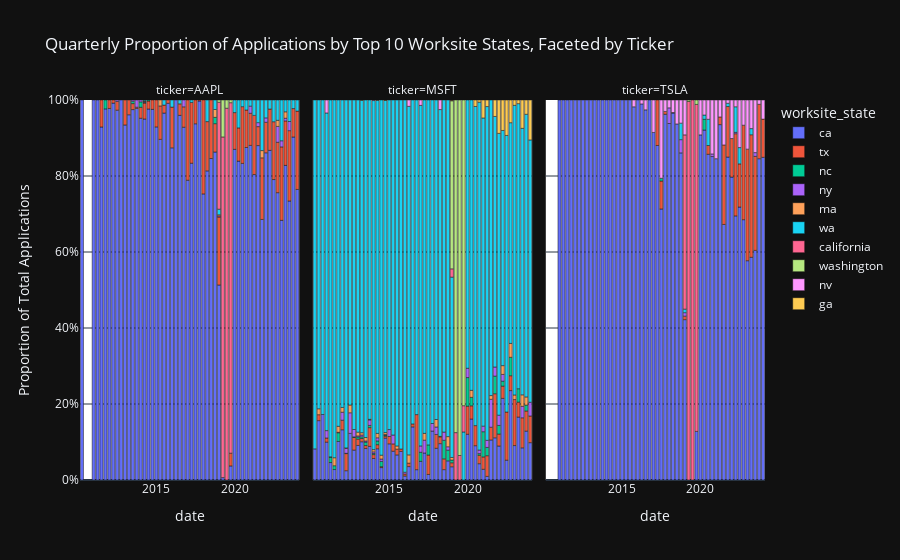

Here is the notebook cell this chart was saved with:
### Code cell
import pandas as pd
import plotly.express as px

# Assuming df_visa is your DataFrame and includes 'date', 'case_status', and 'worksite_state'
# Convert 'date' column to datetime if it's not already
# df_visa['date'] = pd.to_datetime(df_visa['date'])
# Identify the top 10 states based on total application volume
top_states = df_visa['worksite_state'].value_counts().nlargest(10).index

# Filter the DataFrame for only the top 10 states
df_visa_filtered = df_visa[df_visa['worksite_state'].isin(top_states)]

# Group by state and ticker, resample quarterly
df_resampled = df_visa_filtered.groupby(['ticker', 'worksite_state', pd.Grouper(level='date', freq='Q')]).size().reset_index(name='counts')

# Calculate the total applications per ticker and date
total_counts = df_resampled.groupby(['ticker', 'date'])['counts'].sum().reset_index(name='total_counts')

# Merge back to calculate proportions
df_resampled = df_resampled.merge(total_counts, on=['ticker', 'date'])
df_resampled['proportion'] = df_resampled['counts'] / df_resampled['total_counts']

# Reshape the DataFrame from wide to long format for easier plotting with Plotly
df_long = df_resampled.melt(id_vars=['worksite_state', 'date', 'ticker'], value_vars=['proportion'], var_name='Metric', value_name='Value')

# Create the stacked bar chart, using faceting by ticker
fig = px.bar(df_long, 
             x='date', 
             y='Value', 
             color='worksite_state',  # Colors represent different worksite states
             barmode='relative',  # This ensures the bars are stacked showing the relative proportions
             facet_col='ticker',  # Faceting by ticker
             title='Quarterly Proportion of Applications by Top 10 Worksite States, Faceted by Ticker',
             labels={'Value': 'Proportion of Total Applications'},
             category_orders={"Metric": ["proportion"]})  # Optional: Orders the stack sequence

# Adjust y-axis to show proportions from 0 to 1
fig.update_layout(yaxis=dict(tickformat='.0%', range=[0, 1]))

# Optional: Adjust layout if faceting
fig.update_layout(
    autosize=True,
    plot_bgcolor='white'
)

# Show the plot
fig.show()

### Figure 1 — Plotly figure (JSON) as saved in the notebook; plotly's stock layout.template omitted (floating-point values rounded to 4 significant figures)
{"data": [{"alignmentgroup": "True", "hovertemplate": "worksite_state=ca<br>ticker=AAPL<br>date=%{x}<br>Proportion of Total Applications=%{y}<extra></extra>", "legendgroup": "ca", "marker": {"color": "#636efa", "pattern": {"shape": ""}}, "name": "ca", "offsetgroup": "ca", "orientation": "v", "showlegend": true, "textposition": "auto", "type": "bar", "x": ["2010-03-31T00:00:00", "2010-12-31T00:00:00", "2011-03-31T00:00:00", "2011-06-30T00:00:00", "2011-09-30T00:00:00", "2011-12-31T00:00:00", "2012-03-31T00:00:00", "2012-06-30T00:00:00", "2012-09-30T00:00:00", "2012-12-31T00:00:00", "2013-03-31T00:00:00", "2013-06-30T00:00:00", "2013-09-30T00:00:00", "2013-12-31T00:00:00", "2014-03-31T00:00:00", "2014-06-30T00:00:00", "2014-09-30T00:00:00", "2014-12-31T00:00:00", "2015-03-31T00:00:00", "2015-06-30T00:00:00", "2015-09-30T00:00:00", "2015-12-31T00:00:00", "2016-03-31T00:00:00", "2016-06-30T00:00:00", "2016-09-30T00:00:00", "2016-12-31T00:00:00", "2017-03-31T00:00:00", "2017-06-30T00:00:00", "2017-09-30T00:00:00", "2017-12-31T00:00:00", "2018-03-31T00:00:00", "2018-06-30T00:00:00", "2018-09-30T00:00:00", "2018-12-31T00:00:00", "2019-03-31T00:00:00", "2019-09-30T00:00:00", "2019-12-31T00:00:00", "2020-03-31T00:00:00", "2020-06-30T00:00:00", "2020-09-30T00:00:00", "2020-12-31T00:00:00", "2021-03-31T00:00:00", "2021-06-30T00:00:00", "2021-09-30T00:00:00", "2021-12-31T00:00:00", "2022-03-31T00:00:00", "2022-06-30T00:00:00", "2022-09-30T00:00:00", "2022-12-31T00:00:00", "2023-03-31T00:00:00", "2023-06-30T00:00:00", "2023-09-30T00:00:00", "2023-12-31T00:00:00"], "xaxis": "x", "y": [1, 1, 1, 0.929, 0.9766, 0.9778, 0.9918, 0.9732, 1, 0.9343, 0.9612, 0.9748, 0.9779, 0.9519, 0.95, 0.9763, 0.9754, 0.9292, 0.8964, 0.9656, 0.9913, 0.8741, 1, 0.9596, 0.9284, 0.7888, 0.8336, 0.9375, 0.9973, 0.7529, 0.8135, 0.846, 0.8631, 0.5132, 0.00627, 0.03704, 0.8702, 0.8392, 0.8332, 0.875, 0.8806, 0.8038, 0.88, 0.6857, 0.8611, 0.8675, 0.7907, 0.7561, 0.6833, 0.828, 0.7342, 0.9025, 0.7646], "yaxis": "y"}, {"alignmentgroup": "True", "hovertemplate": "worksite_state=ca<br>ticker=MSFT<br>date=%{x}<br>Proportion of Total Applications=%{y}<extra></extra>", "legendgroup": "ca", "marker": {"color": "#636efa", "pattern": {"shape": ""}}, "name": "ca", "offsetgroup": "ca", "orientation": "v", "showlegend": false, "textposition": "auto", "type": "bar", "x": ["2010-03-31T00:00:00", "2010-06-30T00:00:00", "2010-09-30T00:00:00", "2010-12-31T00:00:00", "2011-03-31T00:00:00", "2011-06-30T00:00:00", "2011-09-30T00:00:00", "2011-12-31T00:00:00", "2012-03-31T00:00:00", "2012-06-30T00:00:00", "2012-09-30T00:00:00", "2012-12-31T00:00:00", "2013-03-31T00:00:00", "2013-06-30T00:00:00", "2013-09-30T00:00:00", "2013-12-31T00:00:00", "2014-03-31T00:00:00", "2014-06-30T00:00:00", "2014-09-30T00:00:00", "2014-12-31T00:00:00", "2015-03-31T00:00:00", "2015-06-30T00:00:00", "2015-09-30T00:00:00", "2015-12-31T00:00:00", "2016-03-31T00:00:00", "2016-06-30T00:00:00", "2016-09-30T00:00:00", "2016-12-31T00:00:00", "2017-03-31T00:00:00", "2017-06-30T00:00:00", "2017-09-30T00:00:00", "2017-12-31T00:00:00", "2018-03-31T00:00:00", "2018-06-30T00:00:00", "2018-09-30T00:00:00", "2018-12-31T00:00:00", "2019-12-31T00:00:00", "2020-03-31T00:00:00", "2020-06-30T00:00:00", "2020-09-30T00:00:00", "2020-12-31T00:00:00", "2021-03-31T00:00:00", "2021-06-30T00:00:00", "2021-09-30T00:00:00", "2021-12-31T00:00:00", "2022-03-31T00:00:00", "2022-06-30T00:00:00", "2022-09-30T00:00:00", "2022-12-31T00:00:00", "2023-03-31T00:00:00", "2023-06-30T00:00:00", "2023-09-30T00:00:00", "2023-12-31T00:00:00"], "xaxis": "x2", "y": [0.08197, 0.1562, 0.1724, 0.09964, 0.04595, 0.02752, 0.1014, 0.1322, 0.02449, 0.1227, 0.07867, 0.09091, 0.1007, 0.08308, 0.08853, 0.05669, 0.0823, 0.03266, 0.1102, 0.09524, 0.07568, 0.06604, 0.0752, 0.01058, 0.03532, 0.1398, 0.02718, 0.049, 0.07103, 0.0146, 0.1287, 0.08338, 0.09569, 0.02727, 0.05041, 0.0349, 0.1204, 0.1604, 0.09033, 0.04293, 0.02812, 0.009528, 0.1054, 0.1111, 0.08941, 0.2148, 0.05215, 0.2353, 0.09063, 0.1656, 0.08463, 0.1287, 0.09823], "yaxis": "y2"}, {"alignmentgroup": "True", "hovertemplate": "worksite_state=ca<br>ticker=TSLA<br>date=%{x}<br>Proportion of Total Applications=%{y}<extra></extra>", "legendgroup": "ca", "marker": {"color": "#636efa", "pattern": {"shape": ""}}, "name": "ca", "offsetgroup": "ca", "orientation": "v", "showlegend": false, "textposition": "auto", "type": "bar", "x": ["2010-12-31T00:00:00", "2011-03-31T00:00:00", "2011-06-30T00:00:00", "2011-09-30T00:00:00", "2011-12-31T00:00:00", "2012-03-31T00:00:00", "2012-06-30T00:00:00", "2012-09-30T00:00:00", "2012-12-31T00:00:00", "2013-03-31T00:00:00", "2013-06-30T00:00:00", "2013-09-30T00:00:00", "2013-12-31T00:00:00", "2014-03-31T00:00:00", "2014-06-30T00:00:00", "2014-09-30T00:00:00", "2014-12-31T00:00:00", "2015-03-31T00:00:00", "2015-06-30T00:00:00", "2015-09-30T00:00:00", "2015-12-31T00:00:00", "2016-03-31T00:00:00", "2016-06-30T00:00:00", "2016-09-30T00:00:00", "2016-12-31T00:00:00", "2017-03-31T00:00:00", "2017-06-30T00:00:00", "2017-09-30T00:00:00", "2017-12-31T00:00:00", "2018-03-31T00:00:00", "2018-06-30T00:00:00", "2018-09-30T00:00:00", "2018-12-31T00:00:00", "2019-09-30T00:00:00", "2019-12-31T00:00:00", "2020-03-31T00:00:00", "2020-06-30T00:00:00", "2020-09-30T00:00:00", "2020-12-31T00:00:00", "2021-03-31T00:00:00", "2021-06-30T00:00:00", "2021-09-30T00:00:00", "2021-12-31T00:00:00", "2022-03-31T00:00:00", "2022-06-30T00:00:00", "2022-09-30T00:00:00", "2022-12-31T00:00:00", "2023-03-31T00:00:00", "2023-06-30T00:00:00", "2023-09-30T00:00:00", "2023-12-31T00:00:00"], "xaxis": "x3", "y": [1, 1, 1, 1, 1, 1, 1, 1, 1, 1, 1, 1, 1, 1, 1, 1, 1, 1, 1, 0.9821, 1, 0.9897, 0.9741, 1, 0.9146, 0.8804, 0.7132, 0.9624, 0.9381, 0.9657, 0.9371, 0.8609, 0.422, 0.1279, 0.9083, 0.9209, 0.8571, 0.8512, 0.8456, 0.9352, 0.6725, 0.8498, 0.7971, 0.695, 0.7183, 0.6851, 0.5771, 0.586, 0.6042, 0.8455, 0.8492], "yaxis": "y3"}, {"alignmentgroup": "True", "hovertemplate": "worksite_state=tx<br>ticker=AAPL<br>date=%{x}<br>Proportion of Total Applications=%{y}<extra></extra>", "legendgroup": "tx", "marker": {"color": "#EF553B", "pattern": {"shape": ""}}, "name": "tx", "offsetgroup": "tx", "orientation": "v", "showlegend": true, "textposition": "auto", "type": "bar", "x": ["2011-06-30T00:00:00", "2011-12-31T00:00:00", "2012-03-31T00:00:00", "2012-06-30T00:00:00", "2012-12-31T00:00:00", "2013-03-31T00:00:00", "2013-06-30T00:00:00", "2013-09-30T00:00:00", "2013-12-31T00:00:00", "2014-03-31T00:00:00", "2014-06-30T00:00:00", "2014-09-30T00:00:00", "2014-12-31T00:00:00", "2015-03-31T00:00:00", "2015-06-30T00:00:00", "2015-09-30T00:00:00", "2015-12-31T00:00:00", "2016-06-30T00:00:00", "2016-09-30T00:00:00", "2016-12-31T00:00:00", "2017-03-31T00:00:00", "2017-06-30T00:00:00", "2017-09-30T00:00:00", "2017-12-31T00:00:00", "2018-03-31T00:00:00", "2018-06-30T00:00:00", "2018-09-30T00:00:00", "2018-12-31T00:00:00", "2019-09-30T00:00:00", "2019-12-31T00:00:00", "2020-03-31T00:00:00", "2020-06-30T00:00:00", "2020-09-30T00:00:00", "2020-12-31T00:00:00", "2021-03-31T00:00:00", "2021-06-30T00:00:00", "2021-09-30T00:00:00", "2021-12-31T00:00:00", "2022-03-31T00:00:00", "2022-06-30T00:00:00", "2022-09-30T00:00:00", "2022-12-31T00:00:00", "2023-03-31T00:00:00", "2023-06-30T00:00:00", "2023-09-30T00:00:00", "2023-12-31T00:00:00"], "xaxis": "x", "y": [0.07101, 0.02222, 0.008152, 0.02299, 0.06569, 0.03883, 0.01577, 0.003155, 0.02885, 0.042, 0.02105, 0.02462, 0.0708, 0.08808, 0.02103, 0.008696, 0.1072, 0.0303, 0.05373, 0.2112, 0.16, 0.0625, 0.002681, 0.2471, 0.1297, 0.154, 0.07469, 0.1789, 0.03351, 0.09669, 0.08746, 0.1493, 0.09861, 0.08448, 0.1557, 0.04992, 0.1622, 0.08032, 0.1088, 0.1522, 0.1326, 0.1934, 0.117, 0.1852, 0.07486, 0.2061], "yaxis": "y"}, {"alignmentgroup": "True", "hovertemplate": "worksite_state=tx<br>ticker=MSFT<br>date=%{x}<br>Proportion of Total Applications=%{y}<extra></extra>", "legendgroup": "tx", "marker": {"color": "#EF553B", "pattern": {"shape": ""}}, "name": "tx", "offsetgroup": "tx", "orientation": "v", "showlegend": false, "textposition": "auto", "type": "bar", "x": ["2010-06-30T00:00:00", "2010-12-31T00:00:00", "2011-12-31T00:00:00", "2012-03-31T00:00:00", "2012-09-30T00:00:00", "2012-12-31T00:00:00", "2013-03-31T00:00:00", "2013-06-30T00:00:00", "2013-09-30T00:00:00", "2013-12-31T00:00:00", "2014-03-31T00:00:00", "2014-06-30T00:00:00", "2014-09-30T00:00:00", "2014-12-31T00:00:00", "2015-03-31T00:00:00", "2015-06-30T00:00:00", "2015-09-30T00:00:00", "2015-12-31T00:00:00", "2016-03-31T00:00:00", "2016-06-30T00:00:00", "2016-09-30T00:00:00", "2017-06-30T00:00:00", "2017-12-31T00:00:00", "2018-03-31T00:00:00", "2018-06-30T00:00:00", "2018-12-31T00:00:00", "2019-12-31T00:00:00", "2020-03-31T00:00:00", "2020-06-30T00:00:00", "2020-09-30T00:00:00", "2020-12-31T00:00:00", "2021-03-31T00:00:00", "2021-06-30T00:00:00", "2021-09-30T00:00:00", "2021-12-31T00:00:00", "2022-03-31T00:00:00", "2022-06-30T00:00:00", "2022-09-30T00:00:00", "2022-12-31T00:00:00", "2023-03-31T00:00:00", "2023-06-30T00:00:00", "2023-09-30T00:00:00", "2023-12-31T00:00:00"], "xaxis": "x2", "y": [0.01562, 0.01094, 0.02518, 0.04502, 0.03322, 0.01678, 0.008455, 0.007553, 0.04935, 0.01017, 0.0107, 0.002513, 0.005312, 0.01925, 0.0194, 0.01533, 0.0064, 0.005291, 0.008992, 0.007769, 0.145, 0.05109, 0.03648, 0.01794, 0.02841, 0.01042, 0.07387, 0.03488, 0.05283, 0.0221, 0.03262, 0.05445, 0.03351, 0.116, 0.03152, 0.03232, 0.1267, 0.03913, 0.121, 0.03937, 0.07909, 0.05301, 0.07026], "yaxis": "y2"}, {"alignmentgroup": "True", "hovertemplate": "worksite_state=tx<br>ticker=TSLA<br>date=%{x}<br>Proportion of Total Applications=%{y}<extra></extra>", "legendgroup": "tx", "marker": {"color": "#EF553B", "pattern": {"shape": ""}}, "name": "tx", "offsetgroup": "tx", "orientation": "v", "showlegend": false, "textposition": "auto", "type": "bar", "x": ["2017-03-31T00:00:00", "2017-06-30T00:00:00", "2017-09-30T00:00:00", "2018-03-31T00:00:00", "2018-12-31T00:00:00", "2020-06-30T00:00:00", "2021-03-31T00:00:00", "2021-06-30T00:00:00", "2021-09-30T00:00:00", "2021-12-31T00:00:00", "2022-03-31T00:00:00", "2022-06-30T00:00:00", "2022-09-30T00:00:00", "2022-12-31T00:00:00", "2023-03-31T00:00:00", "2023-06-30T00:00:00", "2023-09-30T00:00:00", "2023-12-31T00:00:00"], "xaxis": "x3", "y": [0.1196, 0.07353, 0.007519, 0.001321, 0.009174, 0.02304, 0.02024, 0.2093, 0.133, 0.1014, 0.2163, 0.1137, 0.2486, 0.2935, 0.3226, 0.2476, 0.1433, 0.1006], "yaxis": "y3"}, {"alignmentgroup": "True", "hovertemplate": "worksite_state=nc<br>ticker=AAPL<br>date=%{x}<br>Proportion of Total Applications=%{y}<extra></extra>", "legendgroup": "nc", "marker": {"color": "#00cc96", "pattern": {"shape": ""}}, "name": "nc", "offsetgroup": "nc", "orientation": "v", "showlegend": true, "textposition": "auto", "type": "bar", "x": ["2011-09-30T00:00:00", "2013-06-30T00:00:00", "2013-12-31T00:00:00", "2014-03-31T00:00:00", "2014-06-30T00:00:00", "2018-09-30T00:00:00"], "xaxis": "x", "y": [0.02336, 0.006309, 0.01442, 0.002, 0.002632, 0.0166], "yaxis": "y"}, {"alignmentgroup": "True", "hovertemplate": "worksite_state=nc<br>ticker=MSFT<br>date=%{x}<br>Proportion of Total Applications=%{y}<extra></extra>", "legendgroup": "nc", "marker": {"color": "#00cc96", "pattern": {"shape": ""}}, "name": "nc", "offsetgroup": "nc", "orientation": "v", "showlegend": false, "textposition": "auto", "type": "bar", "x": ["2011-03-31T00:00:00", "2011-06-30T00:00:00", "2011-09-30T00:00:00", "2012-03-31T00:00:00", "2012-09-30T00:00:00", "2012-12-31T00:00:00", "2013-03-31T00:00:00", "2013-06-30T00:00:00", "2013-09-30T00:00:00", "2013-12-31T00:00:00", "2014-03-31T00:00:00", "2014-06-30T00:00:00", "2014-09-30T00:00:00", "2016-12-31T00:00:00", "2017-06-30T00:00:00", "2018-06-30T00:00:00", "2018-09-30T00:00:00", "2018-12-31T00:00:00", "2019-12-31T00:00:00", "2020-03-31T00:00:00", "2020-09-30T00:00:00", "2020-12-31T00:00:00", "2021-03-31T00:00:00", "2021-09-30T00:00:00", "2021-12-31T00:00:00", "2022-03-31T00:00:00", "2022-09-30T00:00:00", "2023-03-31T00:00:00", "2023-09-30T00:00:00"], "xaxis": "x2", "y": [0.0142, 0.01014, 0.02295, 0.0007899, 0.001748, 0.005594, 0.004612, 0.009063, 0.005806, 0.002907, 0.009877, 0.01382, 0.002656, 0.02409, 0.02676, 0.04886, 0.02817, 0.007292, 0.07534, 0.02229, 0.004419, 0.06637, 0.02178, 0.04631, 0.02274, 0.01298, 0.0484, 0.03534, 0.01546], "yaxis": "y2"}, {"alignmentgroup": "True", "hovertemplate": "worksite_state=nc<br>ticker=TSLA<br>date=%{x}<br>Proportion of Total Applications=%{y}<extra></extra>", "legendgroup": "nc", "marker": {"color": "#00cc96", "pattern": {"shape": ""}}, "name": "nc", "offsetgroup": "nc", "orientation": "v", "showlegend": false, "textposition": "auto", "type": "bar", "x": ["2017-06-30T00:00:00", "2020-03-31T00:00:00"], "xaxis": "x3", "y": [0.007353, 0.02825], "yaxis": "y3"}, {"alignmentgroup": "True", "hovertemplate": "worksite_state=ny<br>ticker=AAPL<br>date=%{x}<br>Proportion of Total Applications=%{y}<extra></extra>", "legendgroup": "ny", "marker": {"color": "#ab63fa", "pattern": {"shape": ""}}, "name": "ny", "offsetgroup": "ny", "orientation": "v", "showlegend": true, "textposition": "auto", "type": "bar", "x": ["2012-06-30T00:00:00", "2013-06-30T00:00:00", "2013-09-30T00:00:00", "2013-12-31T00:00:00", "2014-03-31T00:00:00", "2016-09-30T00:00:00", "2018-12-31T00:00:00", "2020-12-31T00:00:00", "2021-06-30T00:00:00", "2021-12-31T00:00:00", "2022-09-30T00:00:00", "2022-12-31T00:00:00", "2023-03-31T00:00:00", "2023-06-30T00:00:00"], "xaxis": "x", "y": [0.003831, 0.003155, 0.01893, 0.004808, 0.002, 0.01791, 0.002933, 0.01868, 0.01047, 0.01158, 0.04171, 0.01605, 0.007, 0.02397], "yaxis": "y"}, {"alignmentgroup": "True", "hovertemplate": "worksite_state=ny<br>ticker=MSFT<br>date=%{x}<br>Proportion of Total Applications=%{y}<extra></extra>", "legendgroup": "ny", "marker": {"color": "#ab63fa", "pattern": {"shape": ""}}, "name": "ny", "offsetgroup": "ny", "orientation": "v", "showlegend": false, "textposition": "auto", "type": "bar", "x": ["2010-12-31T00:00:00", "2011-03-31T00:00:00", "2011-09-30T00:00:00", "2011-12-31T00:00:00", "2012-03-31T00:00:00", "2012-06-30T00:00:00", "2012-09-30T00:00:00", "2012-12-31T00:00:00", "2013-03-31T00:00:00", "2013-06-30T00:00:00", "2013-09-30T00:00:00", "2013-12-31T00:00:00", "2014-03-31T00:00:00", "2014-06-30T00:00:00", "2014-09-30T00:00:00", "2014-12-31T00:00:00", "2015-03-31T00:00:00", "2015-12-31T00:00:00", "2016-12-31T00:00:00", "2017-03-31T00:00:00", "2017-09-30T00:00:00", "2017-12-31T00:00:00", "2018-06-30T00:00:00", "2018-09-30T00:00:00", "2019-12-31T00:00:00", "2020-09-30T00:00:00", "2020-12-31T00:00:00", "2021-03-31T00:00:00", "2021-06-30T00:00:00", "2021-09-30T00:00:00", "2021-12-31T00:00:00", "2022-03-31T00:00:00", "2023-06-30T00:00:00", "2023-12-31T00:00:00"], "xaxis": "x2", "y": [0.01944, 0.0008354, 0.001208, 0.02099, 0.01343, 0.05422, 0.01923, 0.002797, 0.004612, 0.003021, 0.01451, 0.00436, 0.00823, 0.006281, 0.001328, 0.01824, 0.02329, 0.004535, 0.01661, 0.03379, 0.01998, 0.01969, 0.02159, 0.008895, 0.02446, 0.00947, 0.01462, 0.0186, 0.07351, 0.0239, 0.02687, 0.01781, 0.03023, 0.03615], "yaxis": "y2"}, {"alignmentgroup": "True", "hovertemplate": "worksite_state=ny<br>ticker=TSLA<br>date=%{x}<br>Proportion of Total Applications=%{y}<extra></extra>", "legendgroup": "ny", "marker": {"color": "#ab63fa", "pattern": {"shape": ""}}, "name": "ny", "offsetgroup": "ny", "orientation": "v", "showlegend": false, "textposition": "auto", "type": "bar", "x": ["2017-12-31T00:00:00", "2018-09-30T00:00:00", "2018-12-31T00:00:00", "2020-09-30T00:00:00", "2022-03-31T00:00:00", "2023-06-30T00:00:00"], "xaxis": "x3", "y": [0.04124, 0.03478, 0.009174, 0.00692, 0.003546, 0.009772], "yaxis": "y3"}, {"alignmentgroup": "True", "hovertemplate": "worksite_state=ma<br>ticker=AAPL<br>date=%{x}<br>Proportion of Total Applications=%{y}<extra></extra>", "legendgroup": "ma", "marker": {"color": "#FFA15A", "pattern": {"shape": ""}}, "name": "ma", "offsetgroup": "ma", "orientation": "v", "showlegend": true, "textposition": "auto", "type": "bar", "x": ["2014-03-31T00:00:00", "2015-03-31T00:00:00", "2018-09-30T00:00:00", "2018-12-31T00:00:00", "2021-09-30T00:00:00", "2022-09-30T00:00:00", "2023-03-31T00:00:00"], "xaxis": "x", "y": [0.002, 0.01554, 0.02075, 0.002933, 0.01902, 0.01604, 0.017], "yaxis": "y"}, {"alignmentgroup": "True", "hovertemplate": "worksite_state=ma<br>ticker=MSFT<br>date=%{x}<br>Proportion of Total Applications=%{y}<extra></extra>", "legendgroup": "ma", "marker": {"color": "#FFA15A", "pattern": {"shape": ""}}, "name": "ma", "offsetgroup": "ma", "orientation": "v", "showlegend": false, "textposition": "auto", "type": "bar", "x": ["2010-06-30T00:00:00", "2011-06-30T00:00:00", "2011-09-30T00:00:00", "2011-12-31T00:00:00", "2012-03-31T00:00:00", "2012-06-30T00:00:00", "2012-12-31T00:00:00", "2013-03-31T00:00:00", "2013-06-30T00:00:00", "2013-09-30T00:00:00", "2013-12-31T00:00:00", "2014-03-31T00:00:00", "2014-06-30T00:00:00", "2014-09-30T00:00:00", "2015-06-30T00:00:00", "2016-03-31T00:00:00", "2017-03-31T00:00:00", "2017-12-31T00:00:00", "2018-03-31T00:00:00", "2018-09-30T00:00:00", "2018-12-31T00:00:00", "2020-03-31T00:00:00", "2021-06-30T00:00:00", "2022-03-31T00:00:00", "2022-09-30T00:00:00", "2022-12-31T00:00:00", "2023-06-30T00:00:00", "2023-09-30T00:00:00"], "xaxis": "x2", "y": [0.01562, 0.021, 0.0157, 0.01259, 0.0007899, 0.02044, 0.00979, 0.006149, 0.009063, 0.001451, 0.005814, 0.01152, 0.01005, 0.005312, 0.008255, 0.02184, 0.01793, 0.01969, 0.001196, 0.02669, 0.006771, 0.01841, 0.00973, 0.02316, 0.03656, 0.01217, 0.03023, 0.02154], "yaxis": "y2"}, {"alignmentgroup": "True", "hovertemplate": "worksite_state=wa<br>ticker=AAPL<br>date=%{x}<br>Proportion of Total Applications=%{y}<extra></extra>", "legendgroup": "wa", "marker": {"color": "#19d3f3", "pattern": {"shape": ""}}, "name": "wa", "offsetgroup": "wa", "orientation": "v", "showlegend": true, "textposition": "auto", "type": "bar", "x": ["2014-03-31T00:00:00", "2015-06-30T00:00:00", "2015-12-31T00:00:00", "2016-06-30T00:00:00", "2017-03-31T00:00:00", "2018-03-31T00:00:00", "2018-09-30T00:00:00", "2018-12-31T00:00:00", "2019-12-31T00:00:00", "2020-03-31T00:00:00", "2020-06-30T00:00:00", "2020-09-30T00:00:00", "2020-12-31T00:00:00", "2021-03-31T00:00:00", "2021-06-30T00:00:00", "2021-09-30T00:00:00", "2021-12-31T00:00:00", "2022-03-31T00:00:00", "2022-06-30T00:00:00", "2022-09-30T00:00:00", "2022-12-31T00:00:00", "2023-03-31T00:00:00", "2023-06-30T00:00:00", "2023-09-30T00:00:00", "2023-12-31T00:00:00"], "xaxis": "x", "y": [0.002, 0.01338, 0.01865, 0.0101, 0.0064, 0.05684, 0.0249, 0.01466, 0.03315, 0.07332, 0.01751, 0.02639, 0.01625, 0.0405, 0.05958, 0.1331, 0.04703, 0.02379, 0.05714, 0.05348, 0.1073, 0.031, 0.05664, 0.0226, 0.02925], "yaxis": "y"}, {"alignmentgroup": "True", "hovertemplate": "worksite_state=wa<br>ticker=MSFT<br>date=%{x}<br>Proportion of Total Applications=%{y}<extra></extra>", "legendgroup": "wa", "marker": {"color": "#19d3f3", "pattern": {"shape": ""}}, "name": "wa", "offsetgroup": "wa", "orientation": "v", "showlegend": false, "textposition": "auto", "type": "bar", "x": ["2010-03-31T00:00:00", "2010-06-30T00:00:00", "2010-09-30T00:00:00", "2010-12-31T00:00:00", "2011-03-31T00:00:00", "2011-06-30T00:00:00", "2011-09-30T00:00:00", "2011-12-31T00:00:00", "2012-03-31T00:00:00", "2012-06-30T00:00:00", "2012-09-30T00:00:00", "2012-12-31T00:00:00", "2013-03-31T00:00:00", "2013-06-30T00:00:00", "2013-09-30T00:00:00", "2013-12-31T00:00:00", "2014-03-31T00:00:00", "2014-06-30T00:00:00", "2014-09-30T00:00:00", "2014-12-31T00:00:00", "2015-03-31T00:00:00", "2015-06-30T00:00:00", "2015-09-30T00:00:00", "2015-12-31T00:00:00", "2016-03-31T00:00:00", "2016-06-30T00:00:00", "2016-09-30T00:00:00", "2016-12-31T00:00:00", "2017-03-31T00:00:00", "2017-06-30T00:00:00", "2017-09-30T00:00:00", "2017-12-31T00:00:00", "2018-03-31T00:00:00", "2018-06-30T00:00:00", "2018-09-30T00:00:00", "2018-12-31T00:00:00", "2019-12-31T00:00:00", "2020-03-31T00:00:00", "2020-06-30T00:00:00", "2020-09-30T00:00:00", "2020-12-31T00:00:00", "2021-03-31T00:00:00", "2021-06-30T00:00:00", "2021-09-30T00:00:00", "2021-12-31T00:00:00", "2022-03-31T00:00:00", "2022-06-30T00:00:00", "2022-09-30T00:00:00", "2022-12-31T00:00:00", "2023-03-31T00:00:00", "2023-06-30T00:00:00", "2023-09-30T00:00:00", "2023-12-31T00:00:00", "2019-09-30T00:00:00"], "xaxis": "x2", "y": [0.918, 0.8125, 0.8276, 0.836, 0.939, 0.9413, 0.8587, 0.809, 0.9155, 0.8027, 0.8671, 0.8741, 0.8747, 0.8882, 0.8403, 0.9186, 0.8765, 0.9347, 0.8738, 0.8673, 0.8816, 0.9104, 0.9184, 0.9796, 0.9171, 0.8524, 0.8279, 0.8962, 0.8772, 0.9075, 0.8513, 0.8408, 0.86, 0.8739, 0.8858, 0.4745, 0.706, 0.7641, 0.8398, 0.9154, 0.811, 0.8784, 0.7778, 0.6594, 0.7416, 0.6188, 0.7279, 0.5808, 0.7622, 0.7501, 0.7013, 0.7438, 0.6903, 0.1265], "yaxis": "y2"}, {"alignmentgroup": "True", "hovertemplate": "worksite_state=wa<br>ticker=TSLA<br>date=%{x}<br>Proportion of Total Applications=%{y}<extra></extra>", "legendgroup": "wa", "marker": {"color": "#19d3f3", "pattern": {"shape": ""}}, "name": "wa", "offsetgroup": "wa", "orientation": "v", "showlegend": false, "textposition": "auto", "type": "bar", "x": ["2018-09-30T00:00:00", "2018-12-31T00:00:00", "2020-03-31T00:00:00", "2020-06-30T00:00:00", "2021-09-30T00:00:00", "2022-03-31T00:00:00", "2022-06-30T00:00:00", "2023-03-31T00:00:00"], "xaxis": "x3", "y": [0.04348, 0.009174, 0.0113, 0.06912, 0.008584, 0.06738, 0.04283, 0.01613], "yaxis": "y3"}, {"alignmentgroup": "True", "hovertemplate": "worksite_state=california<br>ticker=AAPL<br>date=%{x}<br>Proportion of Total Applications=%{y}<extra></extra>", "legendgroup": "california", "marker": {"color": "#FF6692", "pattern": {"shape": ""}}, "name": "california", "offsetgroup": "california", "orientation": "v", "showlegend": true, "textposition": "auto", "type": "bar", "x": ["2018-12-31T00:00:00", "2019-03-31T00:00:00", "2019-09-30T00:00:00", "2019-06-30T00:00:00"], "xaxis": "x", "y": [0.2815, 0.8966, 0.9224, 0.9784], "yaxis": "y"}, {"alignmentgroup": "True", "hovertemplate": "worksite_state=california<br>ticker=MSFT<br>date=%{x}<br>Proportion of Total Applications=%{y}<extra></extra>", "legendgroup": "california", "marker": {"color": "#FF6692", "pattern": {"shape": ""}}, "name": "california", "offsetgroup": "california", "orientation": "v", "showlegend": false, "textposition": "auto", "type": "bar", "x": ["2018-12-31T00:00:00", "2019-03-31T00:00:00", "2019-06-30T00:00:00", "2019-09-30T00:00:00"], "xaxis": "x2", "y": [0.02187, 0.1247, 0.0645, 0.06912], "yaxis": "y2"}, {"alignmentgroup": "True", "hovertemplate": "worksite_state=california<br>ticker=TSLA<br>date=%{x}<br>Proportion of Total Applications=%{y}<extra></extra>", "legendgroup": "california", "marker": {"color": "#FF6692", "pattern": {"shape": ""}}, "name": "california", "offsetgroup": "california", "orientation": "v", "showlegend": false, "textposition": "auto", "type": "bar", "x": ["2018-12-31T00:00:00", "2019-09-30T00:00:00", "2019-03-31T00:00:00", "2019-06-30T00:00:00"], "xaxis": "x3", "y": [0.4587, 0.8605, 0.996, 1], "yaxis": "y3"}, {"alignmentgroup": "True", "hovertemplate": "worksite_state=washington<br>ticker=AAPL<br>date=%{x}<br>Proportion of Total Applications=%{y}<extra></extra>", "legendgroup": "washington", "marker": {"color": "#B6E880", "pattern": {"shape": ""}}, "name": "washington", "offsetgroup": "washington", "orientation": "v", "showlegend": true, "textposition": "auto", "type": "bar", "x": ["2018-12-31T00:00:00", "2019-03-31T00:00:00", "2019-09-30T00:00:00", "2019-06-30T00:00:00"], "xaxis": "x", "y": [0.005865, 0.09718, 0.007055, 0.02162], "yaxis": "y"}, {"alignmentgroup": "True", "hovertemplate": "worksite_state=washington<br>ticker=MSFT<br>date=%{x}<br>Proportion of Total Applications=%{y}<extra></extra>", "legendgroup": "washington", "marker": {"color": "#B6E880", "pattern": {"shape": ""}}, "name": "washington", "offsetgroup": "washington", "orientation": "v", "showlegend": false, "textposition": "auto", "type": "bar", "x": ["2018-12-31T00:00:00", "2019-03-31T00:00:00", "2019-06-30T00:00:00", "2019-09-30T00:00:00"], "xaxis": "x2", "y": [0.4422, 0.8753, 0.9355, 0.8044], "yaxis": "y2"}, {"alignmentgroup": "True", "hovertemplate": "worksite_state=washington<br>ticker=TSLA<br>date=%{x}<br>Proportion of Total Applications=%{y}<extra></extra>", "legendgroup": "washington", "marker": {"color": "#B6E880", "pattern": {"shape": ""}}, "name": "washington", "offsetgroup": "washington", "orientation": "v", "showlegend": false, "textposition": "auto", "type": "bar", "x": ["2019-09-30T00:00:00", "2019-03-31T00:00:00"], "xaxis": "x3", "y": [0.01163, 0.003984], "yaxis": "y3"}, {"alignmentgroup": "True", "hovertemplate": "worksite_state=nv<br>ticker=MSFT<br>date=%{x}<br>Proportion of Total Applications=%{y}<extra></extra>", "legendgroup": "nv", "marker": {"color": "#FF97FF", "pattern": {"shape": ""}}, "name": "nv", "offsetgroup": "nv", "orientation": "v", "showlegend": true, "textposition": "auto", "type": "bar", "x": ["2010-12-31T00:00:00", "2013-12-31T00:00:00", "2016-03-31T00:00:00", "2016-12-31T00:00:00", "2018-03-31T00:00:00", "2018-12-31T00:00:00"], "xaxis": "x2", "y": [0.03402, 0.001453, 0.0167, 0.01412, 0.02512, 0.001042], "yaxis": "y2"}, {"alignmentgroup": "True", "hovertemplate": "worksite_state=nv<br>ticker=TSLA<br>date=%{x}<br>Proportion of Total Applications=%{y}<extra></extra>", "legendgroup": "nv", "marker": {"color": "#FF97FF", "pattern": {"shape": ""}}, "name": "nv", "offsetgroup": "nv", "orientation": "v", "showlegend": false, "textposition": "auto", "type": "bar", "x": ["2015-09-30T00:00:00", "2016-03-31T00:00:00", "2016-06-30T00:00:00", "2016-12-31T00:00:00", "2017-06-30T00:00:00", "2017-09-30T00:00:00", "2017-12-31T00:00:00", "2018-03-31T00:00:00", "2018-06-30T00:00:00", "2018-09-30T00:00:00", "2018-12-31T00:00:00", "2019-12-31T00:00:00", "2020-03-31T00:00:00", "2020-06-30T00:00:00", "2020-09-30T00:00:00", "2020-12-31T00:00:00", "2021-03-31T00:00:00", "2021-06-30T00:00:00", "2021-09-30T00:00:00", "2021-12-31T00:00:00", "2022-03-31T00:00:00", "2022-06-30T00:00:00", "2022-09-30T00:00:00", "2022-12-31T00:00:00", "2023-03-31T00:00:00", "2023-06-30T00:00:00", "2023-09-30T00:00:00", "2023-12-31T00:00:00"], "xaxis": "x3", "y": [0.01786, 0.01026, 0.02586, 0.08537, 0.2059, 0.03008, 0.02062, 0.03303, 0.06294, 0.06087, 0.09174, 0.09174, 0.03955, 0.05069, 0.1419, 0.1544, 0.04453, 0.1182, 0.008584, 0.1014, 0.01773, 0.1252, 0.0663, 0.1294, 0.07527, 0.1384, 0.01124, 0.05028], "yaxis": "y3"}, {"alignmentgroup": "True", "hovertemplate": "worksite_state=ga<br>ticker=MSFT<br>date=%{x}<br>Proportion of Total Applications=%{y}<extra></extra>", "legendgroup": "ga", "marker": {"color": "#FECB52", "pattern": {"shape": ""}}, "name": "ga", "offsetgroup": "ga", "orientation": "v", "showlegend": true, "textposition": "auto", "type": "bar", "x": ["2013-03-31T00:00:00", "2014-03-31T00:00:00", "2014-09-30T00:00:00", "2018-12-31T00:00:00", "2020-06-30T00:00:00", "2020-09-30T00:00:00", "2020-12-31T00:00:00", "2021-03-31T00:00:00", "2021-09-30T00:00:00", "2021-12-31T00:00:00", "2022-03-31T00:00:00", "2022-06-30T00:00:00", "2022-09-30T00:00:00", "2022-12-31T00:00:00", "2023-03-31T00:00:00", "2023-06-30T00:00:00", "2023-09-30T00:00:00", "2023-12-31T00:00:00"], "xaxis": "x2", "y": [0.0007686, 0.000823, 0.001328, 0.001042, 0.01704, 0.005682, 0.04724, 0.01724, 0.04333, 0.08786, 0.08015, 0.09324, 0.05973, 0.01399, 0.009591, 0.07456, 0.03755, 0.105], "yaxis": "y2"}], "layout": {"annotations": [{"font": {}, "showarrow": false, "text": "ticker=AAPL", "x": 0.16, "xanchor": "center", "xref": "paper", "y": 1, "yanchor": "bottom", "yref": "paper"}, {"font": {}, "showarrow": false, "text": "ticker=MSFT", "x": 0.5, "xanchor": "center", "xref": "paper", "y": 1, "yanchor": "bottom", "yref": "paper"}, {"font": {}, "showarrow": false, "text": "ticker=TSLA", "x": 0.84, "xanchor": "center", "xref": "paper", "y": 1, "yanchor": "bottom", "yref": "paper"}], "autosize": true, "barmode": "relative", "legend": {"title": {"text": "worksite_state"}, "tracegroupgap": 0}, "plot_bgcolor": "white", "title": {"text": "Quarterly Proportion of Applications by Top 10 Worksite States, Faceted by Ticker"}, "xaxis": {"anchor": "y", "autorange": true, "domain": [0, 0.32], "range": ["2010-02-14", "2024-02-14"], "title": {"text": "date"}, "type": "date"}, "xaxis2": {"anchor": "y2", "autorange": true, "domain": [0.34, 0.66], "matches": "x", "range": ["2010-02-14", "2024-02-14"], "title": {"text": "date"}, "type": "date"}, "xaxis3": {"anchor": "y3", "autorange": true, "domain": [0.68, 1.0], "matches": "x", "range": ["2010-02-14", "2024-02-14"], "title": {"text": "date"}, "type": "date"}, "yaxis": {"anchor": "x", "domain": [0, 1], "range": [0, 1], "tickformat": ".0%", "title": {"text": "Proportion of Total Applications"}, "type": "linear"}, "yaxis2": {"anchor": "x2", "domain": [0, 1], "matches": "y", "showticklabels": false, "type": "linear"}, "yaxis3": {"anchor": "x3", "domain": [0, 1], "matches": "y", "showticklabels": false, "type": "linear"}}}
